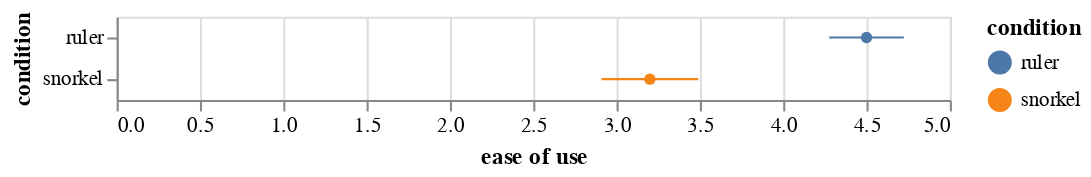

The cell this chart's notebook holds for it:
### Markdown cell above
####Ease of Use

### Code cell
error_bars = alt.Chart(exit_survey).mark_errorbar(extent='stderr').encode(
  x=alt.X('ease of use:Q'),
  y=alt.Y('condition:N'),
    color=alt.Color('condition:N', sort=['ruler'])
)

points = alt.Chart(exit_survey).mark_point(filled=True).encode(
  x=alt.X('ease of use:Q', aggregate='mean'),
  y=alt.Y('condition:N'),
 color=alt.Color('condition:N', sort=['ruler'])
)

error_bars + points

### Figure 1 — Vega-Lite specification as saved in the notebook (floating-point values rounded to 4 significant figures)
{"config": {"view": {"continuousWidth": 400, "continuousHeight": 300}}, "layer": [{"mark": {"type": "errorbar", "extent": "stderr"}, "encoding": {"color": {"type": "nominal", "field": "condition", "sort": ["ruler"]}, "x": {"type": "quantitative", "field": "ease of use"}, "y": {"type": "nominal", "field": "condition"}}}, {"mark": {"type": "point", "filled": true}, "encoding": {"color": {"type": "nominal", "field": "condition", "sort": ["ruler"]}, "x": {"type": "quantitative", "aggregate": "mean", "field": "ease of use"}, "y": {"type": "nominal", "field": "condition"}}}], "data": {"name": "data-bf287e31fd84c14b647e1d12f1a39ff4"}, "$schema": "https://vega.github.io/schema/vega-lite/v4.8.1.json", "datasets": {"data-bf287e31fd84c14b647e1d12f1a39ff4": [{"condition": "ruler", "overall satisfaction": 4, "ease of use": 4, "expressivity": 2, "ease of learning": 4, "feedback": "", "how to improve": "1. summary panel for labeling function helping to group and delete/add LFs. 2. adding LFs not by examples should be combined", "other": "", "comments": "", "participant": "p7"}, {"condition": "snorkel", "overall satisfaction": 3, "ease of use": 2, "expressivity": 5, "ease of learning": 4, "feedback": "", "how to improve": "", "other": "", "comments": "", "participant": "p7"}, {"condition": "ruler", "overall satisfaction": 5, "ease of use": 5, "expressivity": 5, "ease of learning": 5, "feedback": "I wonder if I should have added more functions more quickly and done more pruning given the diffs.\n\nI do think that organizing labelling functions into concepts helped quite a bit. However, users who are using concepts to organize their functions (and thus modifying their concepts over time) would want to see diffs for the statistics after each concept modification.", "how to improve": "Below are the bugs we discussed. I am not suggesting they all need to be fixed :).\n1. When I submitted a value modification for a concept row, the span annotations in the text did not update unless a new span could be identified in the text after the modification. Example: changing \"firearm\" to \"fire\" would cause the annotations to update, but a change from \"firearm\" to \"filkjwerlkjsdf\" would not cause an update.\n2. I could not delete concept rows.\n\nBelow are some possible improvements I can think of:\n1. I wasn't always sure when a concept modification had taken effect. It would be nice if there were some indication in the UI that the concept modification was in fact affect the output.\n2. We could show a plot of the historical performance of the model over time. The plot could be a multi-line chart of statistics in the top-right corner on the y-axis and the chronological change id on the x-axis. Then, if a user were to click on a point in the plot, they would see a modal that would ask them if they would like to download the model from that point in time.\n3. It would be nice to see class-specific statistics for snorkel's labelling model.\n4. Should we give the user the option to select \"weighted average\" or \"simple average\" for the statistics on the entire development set?\n5. I do think that organizing labelling functions into concepts helped quite a bit. Users who are using concepts to organize their functions (and thus modifying their concepts over time) would want to see diffs for the statistics after each concept modification.", "other": "I thought it was conducted very well!", "comments": "Thanks!", "participant": "p3"}, {"condition": "snorkel", "overall satisfaction": 4, "ease of use": 4, "expressivity": 5, "ease of learning": 4, "feedback": "What worked:\n1. Writing my own functions to analyze why labeling functions were making incorrect predictions\n2. I didn't have time to do this, but I would have probably analyzed the model performance metrics myself. We ran into a problem where we weren't entirely sure how the metrics were being calculated, and so I would probably calculate them myself to have complete understanding.", "how to improve": "They may already have this, but I would add the ability to pass in your own metric definitions to the evaluation step", "other": "The study was great! I would use the \"Table of Contents (2)\" extension to enable the users to more easily navigate the Jupyter Notebook.\n\nhttps://jupyter-contrib-nbextensions.readthedocs.io/en/latest/nbextensions/toc2/README.html\n\nhttps://jupyter-contrib-nbextensions.readthedocs.io/en/latest/", "comments": "We were having trouble determining why Snorkel was telling us we had classified 94 positive results correctly and 0 incorrectly but achieved only 47% accuracy. I think Snorkel was saying we correctly labeled 94 of the 94 actual positive examples, and 47% of the examples we identified as positive were actually positive. In other words, Snorkel was telling us that our recall was 100% and our precision was 47%.", "participant": "p3"}, {"condition": "snorkel", "overall satisfaction": 3, "ease of use": 2, "expressivity": 5, "ease of learning": 2, "feedback": "It was hard to write complex functions because of the time limit. I wanted to see overall statistics of the term frequency, but I was not able to check the statistics easily in time.\nSo, I just used simple keyword matching as labeling functions", "how to improve": "I would show statistics about term frequency to users to help writing labeling functions. Also, I would like to make some helper functions to get synonyms and antonyms easily available, so that a user can improve coverage of simple keyword-matching strategy.", "other": "Tutorial and explanations were thorough. The researcher remained unbiased and objective.", "comments": "", "participant": "p9"}, {"condition": "ruler", "overall satisfaction": 4, "ease of use": 5, "expressivity": 4, "ease of learning": 5, "feedback": "I tried to construct concepts with relevant keywords for each label. This strategy worked for certain label (spam) but didn't work well for another label (not spam). I also tried to build rules based on entity labels, but it didn't work well.", "how to improve": "I'd add the 'not have' condition. It was hard to find out 'must-have' keywords for the 'not spam' label. I'd like to add some statistical characteristics (word count, text length) of a data record and synthesize in/equalities using them.", "other": "", "comments": "", "participant": "p9"}, {"condition": "snorkel", "overall satisfaction": 3, "ease of use": 3, "expressivity": 4, "ease of learning": 4, "feedback": "I'm used using Python, but I usually need to double check many of the commands syntax, so it makes the process of generating the rules a little bit slower.", "how to improve": "The pre-defined functions provided by the responsible for the experiment helped a lot. Having more pre-defined functions would be very useful (even for programmers).", "other": "I liked it.", "comments": "", "participant": "p4"}, {"condition": "ruler", "overall satisfaction": 5, "ease of use": 5, "expressivity": 4, "ease of learning": 5, "feedback": "I enjoyed using the tool! I could quickly define a set of rules with reasonable Precision/Recall over the available data. It would take much longer to get to the same performance without the help of Ruler. \nOne type of rule that I could not create is for negative examples. I tried to create a rule that would be a negative example of spam. In the controlled experiment scenario (as it is a binary classification task) I could get the same effect by set the \"negative example rule\" for one class as a \"positive example\" rule to the other class.\nAlso, I tried to create a rule (based on my domain knowledge) that was not specifically associated to a instance, but I could not.", "how to improve": "Allowing the addition of:\n1)  \"negative examples rules\";\n2) general rules (not associated to any specific example);\n3) a \"python window\" in which you could use python code (as used in Snorkel), thus explore best of both worlds (the easiness and speed of current Ruler, and the expressiveness of Snorkel)", "other": "", "comments": "", "participant": "p4"}, {"condition": "ruler", "overall satisfaction": 5, "ease of use": 4, "expressivity": 4, "ease of learning": 3, "feedback": "Work\n1. The tool can capture keyword-based functions. \n2. The tool supports AND and OR operators. \n\nDidn't work\n1. Some terms are not well-defined (e.g. Concept).\n2. The tool lacks step-by-step documents.  ", "how to improve": "1. Give formal definitions to key terms. \n2. Prepare a step-by-step tutorial.  ", "other": "The tool is cool. ", "comments": "", "participant": "p6"}, {"condition": "snorkel", "overall satisfaction": 4, "ease of use": 4, "expressivity": 4, "ease of learning": 2, "feedback": "Worked\n1. Snorkel supports python that I am familiar with. \n2. Snorkel enables me to leverage programming skills to label data.\n\nDidn't work\n1. Snorkel is coding intensive that I have to run multiple Snorkel cells to evaluate labelling functions. \n2. Snorkel does not instantly evaluate labeling functions. I have to rerun evaluation codes each time I update labeling functions. ", "how to improve": "1. Reduce unnecessary coding as much as possible. \n2. Make the evaluation of labeling functions instant. ", "other": "The Snorkel tool is cool. ", "comments": "", "participant": "p6"}, {"condition": "ruler", "overall satisfaction": 3, "ease of use": 5, "expressivity": 3, "ease of learning": 5, "feedback": "", "how to improve": "", "other": "", "comments": "", "participant": "p5"}, {"condition": "snorkel", "overall satisfaction": 5, "ease of use": 4, "expressivity": 5, "ease of learning": 5, "feedback": "", "how to improve": "", "other": "", "comments": "", "participant": "p5"}, {"condition": "ruler", "overall satisfaction": 4, "ease of use": 3, "expressivity": 4, "ease of learning": 2, "feedback": "Categorizing tokens was hard.for me", "how to improve": "When I mouse over token(s), I wished I had a popup to categorize it", "other": "", "comments": "It was great exercise for me! thank you!", "participant": "p0"}, {"condition": "snorkel", "overall satisfaction": 5, "ease of use": 4, "expressivity": 5, "ease of learning": 4, "feedback": "I firstly write functions so that recalls get high.", "how to improve": "If non-essential codes (e.g. evaluation codes) were defined out of the notebooks, they would be more easy to understand.", "other": "", "comments": "Great experiments! I will look into snorkel as I have some ML tasks. Thanks!", "participant": "p0"}, {"condition": "snorkel", "overall satisfaction": 2, "ease of use": 3, "expressivity": 4, "ease of learning": 3, "feedback": "", "how to improve": "", "other": "", "comments": "", "participant": "p1"}, {"condition": "ruler", "overall satisfaction": 4, "ease of use": 5, "expressivity": 4, "ease of learning": 4, "feedback": "I noticed that my label accuracy did not constantly improving: first improves and then drops. Maybe this is just an extreme case, but I feel it is important to validate if other users also show similar trend.", "how to improve": "Scalability: the system becomes slower towards the end. Further optimization & approximation could be considered.", "other": "", "comments": "", "participant": "p1"}, {"condition": "snorkel", "overall satisfaction": 2, "ease of use": 2, "expressivity": 4, "ease of learning": 2, "feedback": "My strategy was to directly take a look at examples and came up with salient words/phrases to write down keyword-based labeling functions. ", "how to improve": "I was confused with the metric shown in the second block of the Apply function section. The comment \"Don't worry\" was not enough for me to disregard the value. :p\n\nMy work was going back and forth between labeling function, applying function and training a classifier. I would be helpful if the cells that the user runs are compiled into a single function (on a single cell) so I could simply call the function.\n\nFor example, prepare a function that traverses the namespace to list up any functions that begin with lf (or a longer prefix if it conflicts with something).\n", "other": "The instructions are clear and the user study is organized well. I'm curious about the (psychological) effect of the time limit and being monitored/recorded.\n\nI may not pay attention but the input argument `x` of each labeling function was not clear at the beginning, which took a couple of minutes to figure out.", "comments": "", "participant": "p2"}, {"condition": "ruler", "overall satisfaction": 4, "ease of use": 5, "expressivity": 3, "ease of learning": 5, "feedback": "My strategy is simply adding salient words/phrases of each class while monitoring the dev set performance. As I added labeling functions, I tried to create more detailed rules as I progress.", "how to improve": "1)\nIt was not very intuitive how the system makes use of the labeling functions I made. What I was confused is when I saw the recall of class 0 dropped after adding labeling function for class 0. I had to conduct label-function engineering to figure out the best combination.\n\n2)\nAs I asked during the user study, it would be helpful if I could directly add rules that are not activated by the current example (which I could with Snorkel.)\n\n3)\nSomehow, it seems that the data has more positive examples than negative examples. It will be helpful if the system has a search function to retrieve a negative example (that contains certain words etc.)\n\n4)\nI found several examples from which I didn't want to create labeling functions, but I would like to simply label the examples. This may be for the user study but only allowing the user to create labeling functions may not be the best way.\n\n5)\nSimilarly, in practice, it should be better having a base classifier/base dictionary as a starting point. For example (I worked on a sentiment analysis task today), using a pre-trained classifier (trained on other sentiment classifier dataset) and/and/or using sentiment dictionary that contains words with sentiment polarity information. I feel like what I did with the system is approximately close to reconstructing an affective dictionary from scratch (tuned toward the dataset, in one sense.)\n", "other": "The user study was well organized and instructions were clear.\n\nI'm wondering if the user study randomly shuffles the order of methods. Although two tools/datasets are different, I feel like I was more prepared to work on the task.", "comments": "", "participant": "p2"}, {"condition": "snorkel", "overall satisfaction": 3, "ease of use": 4, "expressivity": 2, "ease of learning": 4, "feedback": "I tried to create a bunch of labeling functions on filtering by certain tokens at beginning and see how each works; then I modified those that turn out to have most wrong labels and got better results. Also I tried to have labeling functions on length and non-letters of the text, which seems to be not very useful. I should have tried to ensemble the labeling functions, which would have improve the coverage a lot.", "how to improve": "Providing more stats/exploration options in terms of helping the user improve coverage. Instead of simply showing overlapping and conflicts, it would be better to see the samples and stats of two LFs by their overlap or conflict. Also it could automatically search for ensembling the labeling functions and provide suggestions to the user.", "other": "", "comments": "", "participant": "p8"}, {"condition": "ruler", "overall satisfaction": 4, "ease of use": 4, "expressivity": 2, "ease of learning": 5, "feedback": "I think it is task dependent. For sentiment analysis, the coverage of labeling functions on certain tokens or phrases can be relatively small and may not be accurate as there are many variants in the phrase and the negation would affect the result. ", "how to improve": "Like snorkel, I think auto suggestions on improving the coverage of LFs could be very helpful. And it may be useful to allow users combine LFs or edit LFs in python in order to reduce the execution time and to be more flexible for users with coding experience. The regex concept should be very useful but I only use it for several times, and I think it would be great if the tool can suggest regex expressions based on user's annotation.", "other": "I feel that there could be 10-15 more time after the tutorial for users to play with the tool on the example task. In both user studies I figured out ways to improve the performance shortly after it is finished.", "comments": "", "participant": "p8"}]}}
